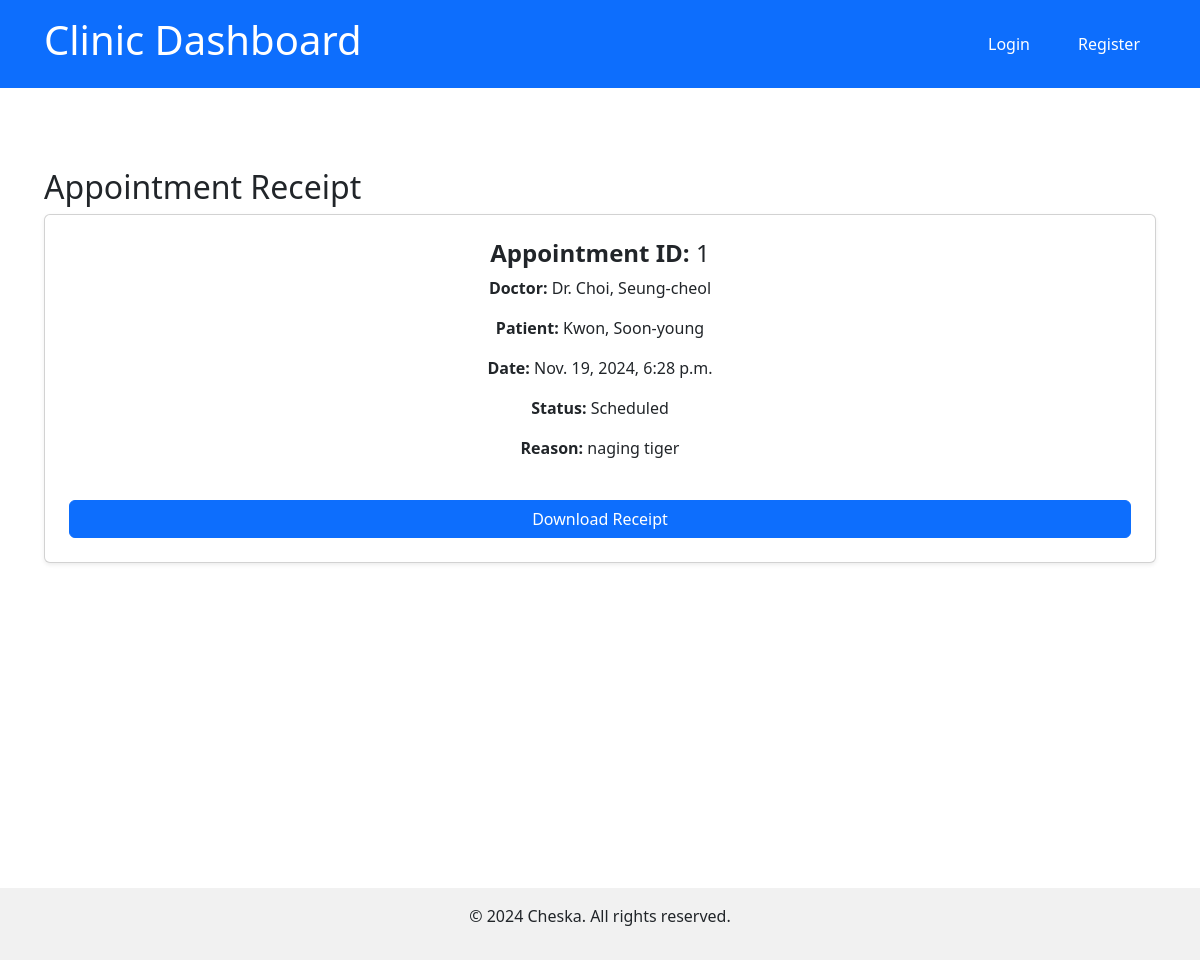
The app's page /appointments/1/receipt/ with its own data.
### clinicapp/models.py (models this page shows, shortened)
class Appointment(models.Model):
    appointment_id = models.AutoField(primary_key=True)
    doctor = models.ForeignKey(Doctor, on_delete=models.CASCADE, related_name='appointments')
    patient = models.ForeignKey(Patient, on_delete=models.CASCADE, related_name='appointments')
    appointment_date = models.DateTimeField()
    reason = models.TextField(null=True, blank=True)
    status = models.CharField(
        max_length=20,
        choices=[
            ('Scheduled', 'Scheduled'),
            ('Completed', 'Completed'),
            ('Cancelled', 'Cancelled')
        ],
        default='Scheduled'
    )

class Doctor(models.Model):
    last_name = models.CharField(max_length=255)
    first_name = models.CharField(max_length=255)
    middle_initial = models.CharField(max_length=1, null=True, blank=True)
    date_of_birth = models.DateField()
    email_address = models.EmailField(unique=True)
    specialist = models.CharField(max_length=255)
    gender = models.CharField(max_length=10, choices=[('Male', 'Male'), ('Female', 'Female')])
    contact_number = models.CharField(max_length=15)
    def __str__(self):
        return f"Dr. {self.last_name}, {self.first_name}"

class Patient(models.Model):
    last_name = models.CharField(max_length=255)
    first_name = models.CharField(max_length=255)
    middle_initial = models.CharField(max_length=1, null=True, blank=True)
    age = models.PositiveIntegerField()
    date_of_birth = models.DateField()
    gender = models.CharField(max_length=10, choices=[('Male', 'Male'), ('Female', 'Female')])
    contact_number = models.CharField(max_length=15)
    def __str__(self):
        return f"{self.last_name}, {self.first_name}"

### clinicapp/views.py (the view)
# urls.py: path('appointments/<int:pk>/receipt/', views.appointment_receipt, name='appointment_receipt'),
def appointment_receipt(request, pk):
    appointment = get_object_or_404(Appointment, pk=pk)
    return render(request, 'appointments/appointment_receipt.html', {'appointment': appointment})

### templates/appointments/appointment_receipt.html (shortened to what this page needs)
{% extends 'base.html' %}
{% block content %}
<div class="container mt-5">
    <h2 class="text-left">Appointment Receipt</h2>
    <div class="card shadow-sm p-4 text-left w-100">
        <h4><strong>Appointment ID:</strong> {{ appointment.appointment_id }}</h4>
        <p><strong>Doctor:</strong> {{ appointment.doctor }}</p>
        <p><strong>Patient:</strong> {{ appointment.patient }}</p>
        <p><strong>Date:</strong> {{ appointment.appointment_date }}</p>
        <p><strong>Status:</strong> {{ appointment.status }}</p>
        <p><strong>Reason:</strong> {{ appointment.reason }}</p>
        <button id="print" class="btn btn-primary mt-4">Download Receipt</button>
    </div>
</div>
{% endblock %}

### static/css/style.css (style rules this page uses)
body { font-family: Arial, sans-serif; margin: 0; padding: 0; box-sizing: border-box; }
.card { background-color: #f8f9fa; border: 1px solid #ddd; padding: 1.5rem; border-radius: 5px; width: 20%; text-align: center; box-shadow: 0 2px 4px rgba(0, 0, 0, 0.1); }

### records on screen
Appointment: appointment_id "1", doctor "Dr. Choi, Seung-cheol", patient "Kwon, Soon-young", appointment_date "Nov. 19, 2024, 6:28 p.m.", status "Scheduled", reason "naging tiger"
